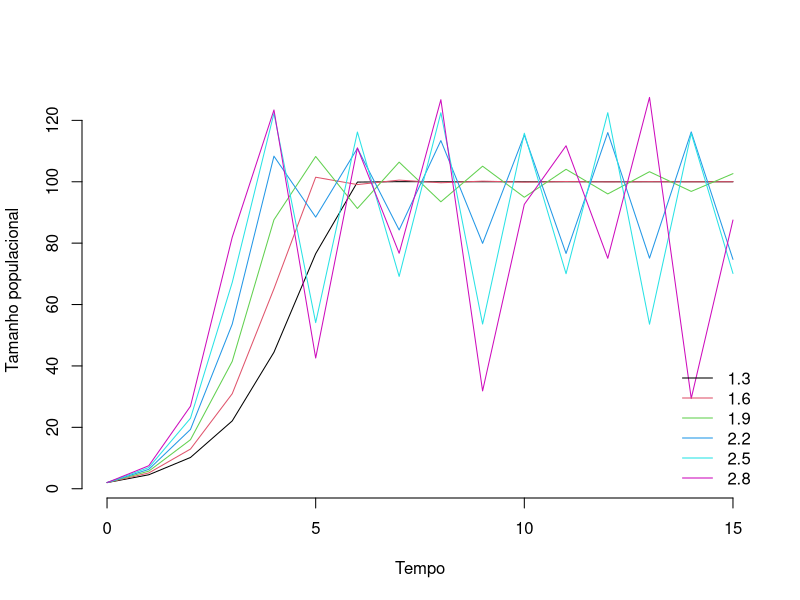
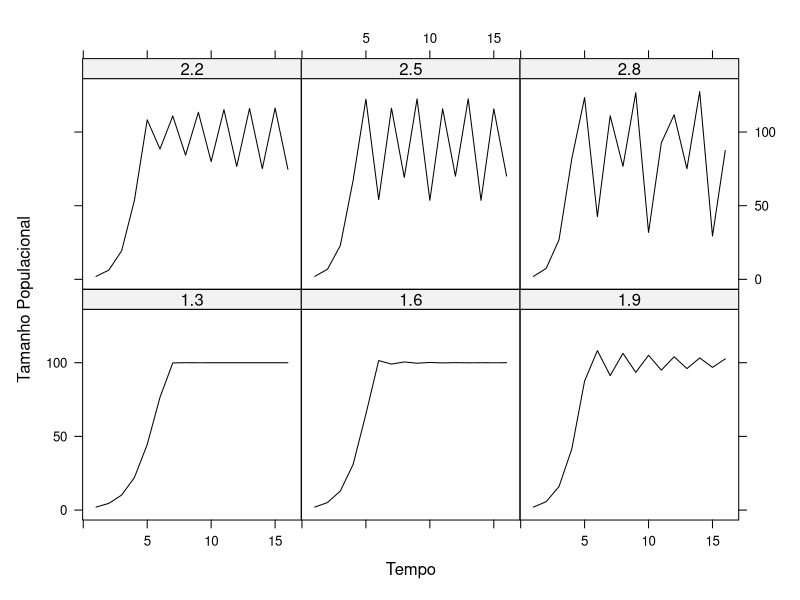
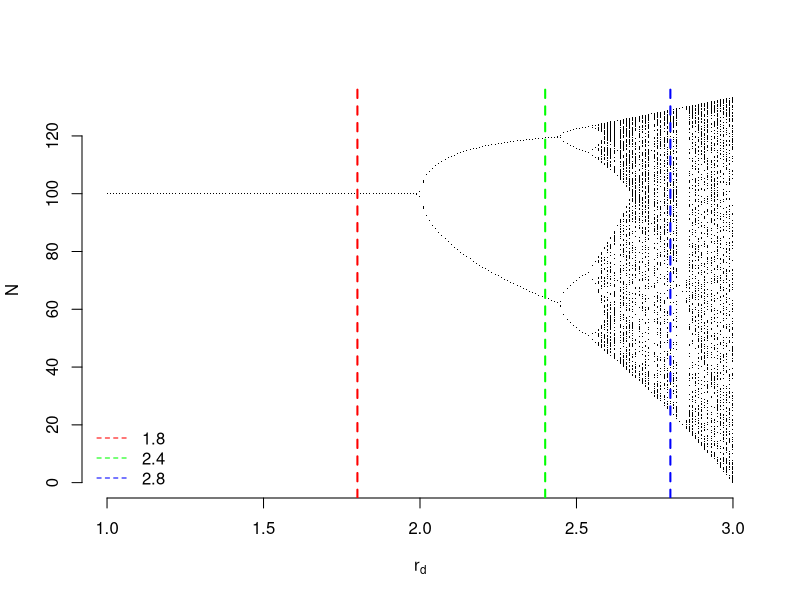
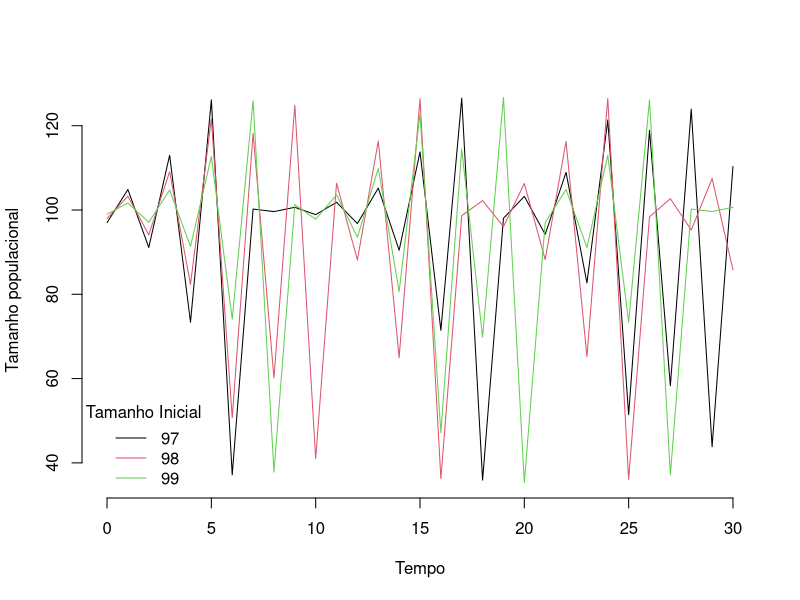

Reproduce these figures in R, in order.
###################################################
### Estabilidade vs Instabilidade
###################################################
rm(list=ls())

#Crescimento Logístico
dlogistic <- function(alpha=0.01, rd=1, N0=2, t=15) {
  N <- c(N0, numeric(t))
  for(i in 1:t) {
    N[i+1] <- N[i] + rd * N[i] * (1 - alpha * N[i])
  }
  return(N)
}

#Criamos um vetor com varia possibilidade de taxa de crescimento
#entre 1.3 e 2.8
rd.v <- seq(1.3, 2.8, by=.3)
t <- 15

#Usamos nossa função para ver como o tamanho populacional ao
#longo do tempo
Ns <- data.frame(sapply(rd.v, function(r) dlogistic(rd=r, t=t) ))

#Então fazemos um grafico:
matplot(0:t,Ns,type="l",lty=1,xlab="Tempo",ylab="Tamanho populacional",frame=F)
legend("bottomright",legend=rd.v,lty=1,col=1:length(rd.v),bty="n")

#Reorganizando os dados
tmp <- data.frame(rd=as.factor(rd.v), t(Ns))
Ns2 <- reshape(tmp, varying=list(2:ncol(tmp)), idvar="rd", v.names="N",direction="long")

#Refazendo o gráfico de forma diferente
library(lattice)
xyplot(N ~ time|rd, data=Ns2, type="l", layout=c(3,2,1), col=1,
       ylab="Tamanho Populacional",xlab="Tempo" )

#Pegando mais possibilidades de taxa de crescimento
#entre 1 e 3
num.rd <- 201
rd.s <- seq(1,3, length=num.rd)
t <- 400

#Usando a função logistica nessa varias possibilidades
tmp <- sapply(rd.s, function(r) dlogistic(rd=r, N0=99, t=t) ) 

#Reorganizando os dados
tmp.s <- stack( as.data.frame(tmp) )
names(tmp.s) <- c("N", "Old.Column.ID")
tmp.s$rd <- rep(rd.s, each=t+1)
tmp.s$time <- rep(0:t, num.rd)
N.bif <- subset(tmp.s, time > 0.5 * t )

#Graficos dos pontos de parada do tamanho populacional
plot(N ~ rd, data = N.bif, pch=".", xlab=quote("r"["d"]),frame=F)
abline(v=1.8,col="red",lty=2,lwd=2)
abline(v=2.4,col="green",lty=2,lwd=2)
abline(v=2.8,col="blue",lty=2,lwd=2)
legend("bottomleft",legend=c(1.8,2.4,2.8),lty=2,col=c("red","green","blue"),
       bty="n")

#Selecionando diferentes pontos iniciais da população
N.init <- c(97,98,99)
t <- 30
Ns <- sapply(N.init, function(n0) dlogistic(rd=2.7, N0=n0, t=t) )

matplot(0:t,Ns,type="l",lty=1,xlab="Tempo",ylab="Tamanho populacional",frame=F)
legend("bottomleft",legend=N.init,lty=1,col=1:length(N.init),bty="n",
       title="Tamanho Inicial")
